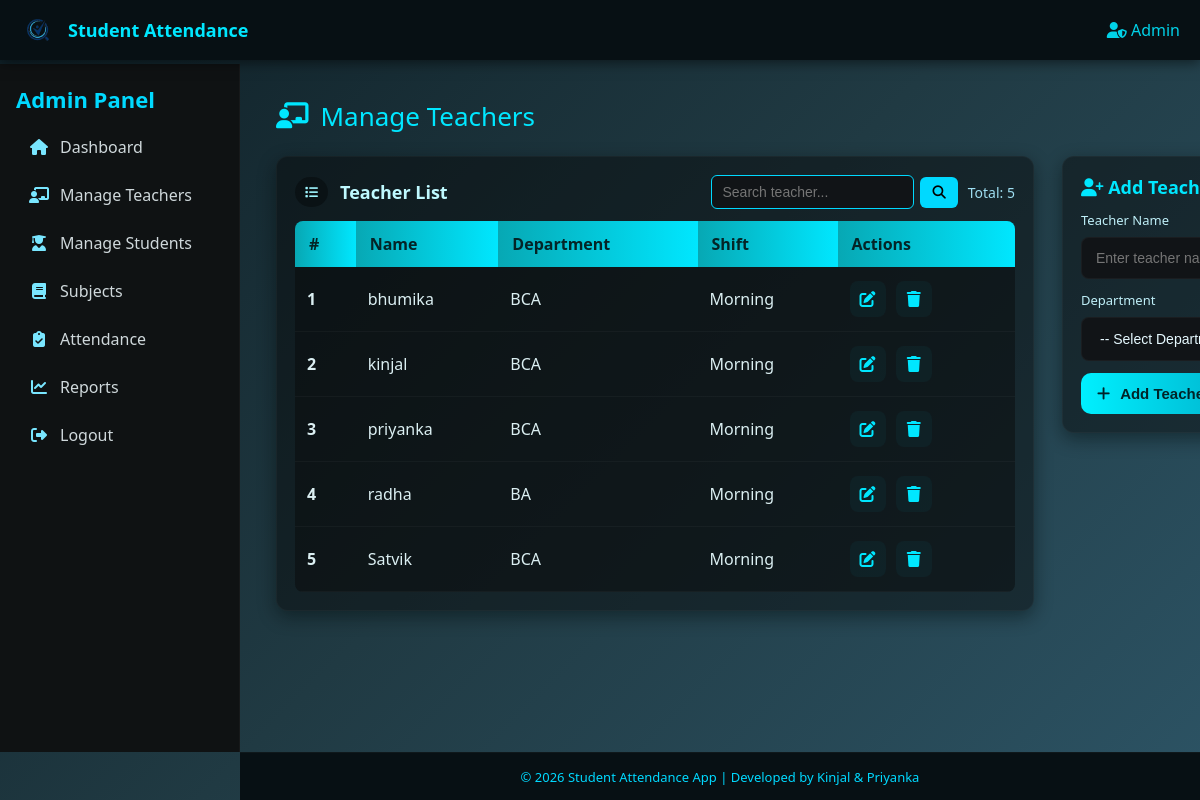
/manage_teachers.php (signed in), run on the app's committed database.
### tables this page shows
CREATE TABLE `teachers` (
  `id` int(10) UNSIGNED NOT NULL,
  `name` varchar(100) DEFAULT NULL,
  `username` varchar(50) DEFAULT NULL,
  `password` varchar(255) DEFAULT NULL,
  `department_id` int(11) DEFAULT NULL,
  `shift_id` int(11) DEFAULT NULL
);

CREATE TABLE `departments` (
  `id` int(11) NOT NULL,
  `name` varchar(50) NOT NULL
);

CREATE TABLE `shifts` (
  `id` int(11) NOT NULL,
  `name` enum('Morning','Afternoon') NOT NULL
);

### manage_teachers.php (the view, shortened to what this page needs)
<?php
include 'db_connect.php';
$edit = null;
$query = "SELECT t.*, d.name AS dept_name, s.name AS shift_name
          FROM teachers t
          JOIN departments d ON t.department_id=d.id
          JOIN shifts s ON t.shift_id=s.id";
$query .= " ORDER BY t.name ASC";
$teachers = $conn->query($query);
?>
<!DOCTYPE html>
<html lang="en">
<head>
<link rel="stylesheet" href="https://cdnjs.cloudflare.com/ajax/libs/font-awesome/6.5.0/css/all.min.css">
</head>
<body>
    <div class="header">
        <div class="brand">
            <img src="assets/logo-removebg-preview.png" alt="logo">
            <div>Student Attendance</div>
        </div>
        <div class="user"><i class="fas fa-user-shield"></i> Admin</div>
    </div>
    <div class="sidebar">
        <h2>Admin Panel</h2>
        <a href="admin_dashboard.php"><i class="fas fa-home"></i> Dashboard</a>
        <a href="manage_teachers.php"><i class="fas fa-chalkboard-teacher"></i> Manage Teachers</a>
        <a href="manage_students.php"><i class="fas fa-user-graduate"></i> Manage Students</a>
        <a href="manage_subjects.php"><i class="fas fa-book"></i> Subjects</a>
        <a href="take_attendance.php"><i class="fas fa-clipboard-check"></i> Attendance</a>
        <a href="view_reports.php"><i class="fas fa-chart-line"></i> Reports</a>
        <a href="logout.php"><i class="fas fa-sign-out-alt"></i> Logout</a>
    </div>
    <div class="main">
        <div class="page-title"><i class="fas fa-chalkboard-teacher"></i> Manage Teachers</div>
        <div class="content-grid">
            <div class="card">
                <div style="display:flex;justify-content:space-between;align-items:center;margin-bottom:12px;">
                    <div style="display:flex;align-items:center;gap:12px;">
                        <div class="badge"><i class="fas fa-list"></i></div>
                        <div style="font-weight:800;font-size:18px;color:#bff9ff;">Teacher List</div>
                    </div>
                    <div style="display:flex;align-items:center;gap:10px;">
                        <form method="get" style="display:flex;align-items:center;gap:6px;">
                            <input type="text" name="search" placeholder="Search teacher..."
                                   value="<?= htmlspecialchars($_GET['search'] ?? '') ?>"
                                   style="padding:8px 10px;border-radius:6px;border:1px solid #00d9ff;
                                          background:#111417;color:#e6f9ff;font-size:14px;">
                            <button type="submit" style="padding:8px 12px;border:none;border-radius:6px;
                                                         background:#00d9ff;color:#000;cursor:pointer;">
                                <i class="fas fa-search"></i>
                            </button>
                        </form>
                        <div style="color:#9fdff2;font-size:14px;">
                            Total: <?= $teachers ? $teachers->num_rows : 0 ?>
                        </div>
                    </div>
                </div>
                <div class="table-wrap">
                    <table>
                        <thead>
                            <tr>
                                <th>#</th>
                                <th>Name</th>
                                <th>Department</th>
                                <th>Shift</th>
                                <th>Actions</th>
                            </tr>
                        </thead>
                        <tbody>
                            <?php
                            if ($teachers && $teachers->num_rows) {
                                $i = 1;
                                while ($t = $teachers->fetch_assoc()) {
                                    $tid = (int)$t['id'];
                                    $tname = htmlspecialchars($t['name']);
                                    $dept = htmlspecialchars($t['dept_name']);
                                    $shift = htmlspecialchars($t['shift_name']);
                                    echo "<tr>
                                            <td style='font-weight:700;'>$i</td>
                                            <td>$tname</td>
                                            <td>$dept</td>
                                            <td>$shift</td>
                                            <td class='actions'>
                                                <a title='Edit' href='?edit=$tid'><i class='fas fa-edit'></i></a>
                                                <a title='Delete' href='?delete=$tid' onclick=\"return confirm('Delete this teacher?')\"><i class='fas fa-trash'></i></a>
                                            </td>
                                          </tr>";
                                    $i++;
                                }
                            } else {
                                echo "<tr><td colspan='5' style='padding:18px;text-align:center;color:#9fdff2;'>No teachers found.</td></tr>";
                            }
                            ?>
                        </tbody>
                    </table>
                </div>
            </div>
            <div class="card">
                <div class="form-title"><i class="fas fa-user-plus"></i> <?= $edit ? 'Edit Teacher' : 'Add Teacher' ?></div>
                <form method="post" autocomplete="off">
                    <div class="form-row">
                        <div class="field">
                            <label for="name">Teacher Name</label>
                            <input id="name" type="text" name="name" placeholder="Enter teacher name" required value="<?= $edit ? htmlspecialchars($edit['name']) : '' ?>">
                        </div>
                    </div>
                    <div class="form-row">
                        <div class="field">
                            <label for="department_id">Department</label>
                            <select id="department_id" name="department_id" required>
                                <option value="">-- Select Department --</option>
                            </select>
                        </div>
                    </div>
                    <div class="form-actions">
                        <?php if ($edit): ?>
                            <button type="submit" name="update_teacher" class="btn btn-primary"><i class="fas fa-pen"></i> Update Teacher</button>
                            <a href="manage_teachers.php" class="btn btn-ghost"><i class="fas fa-times"></i> Cancel</a>
                        <?php else: ?>
                            <button type="submit" name="add_teacher" class="btn btn-primary"><i class="fas fa-plus"></i> Add Teacher</button>
                        <?php endif; ?>
                    </div>
                </form>
            </div>
        </div>
    </div>
    <div class="footer">
        &copy; <?= date("Y") ?> Student Attendance App | Developed by Kinjal & Priyanka
    </div>
</body>
</html>

### manage_teachers.php (style rules this page uses)
* { box-sizing: border-box; }
body { margin: 0; font-family: 'Segoe UI', Tahoma, Geneva, Verdana, sans-serif; background: linear-gradient(135deg,#0f2027,#203a43,#2c5364); color: #e9f6fb; height: 100vh; overflow: hidden; }
.header { background: #071014; color: #00e7ff; padding: 12px 20px; display:flex; align-items:center; justify-content:space-between; position: fixed; top: 0; left: 0; right: 0; z-index: 1000; box-shadow: 0 3px 12px rgba(0,0,0,0.5); }
.header .brand { display:flex; align-items:center; gap:12px; font-weight:700; font-size:18px; }
.header img { height:36px; width:auto; display:block; }
.header .user { opacity:0.9; }
.sidebar { width: 240px; background: #0f1213; position: fixed; top: 64px; bottom: 48px; left: 0; padding: 20px 16px; overflow-y: auto; border-right: 1px solid rgba(255,255,255,0.03); }
.sidebar h2 { color:#00d9ff; margin:0 0 12px 0; font-size:22px; }
.sidebar a { display:flex; gap:10px; align-items:center; color:#cfd8db; text-decoration:none; padding:10px 12px; margin-bottom:6px; border-radius:8px; transition: all .15s ease; }
.sidebar a i { width:22px; text-align:center; color:#79e6ff; }
.footer { position: fixed; bottom: 0; left: 240px; right: 0; height: 48px; background: #071014; color: #00d9ff; display:flex; align-items:center; justify-content:center; font-size:13px; border-top: 1px solid rgba(255,255,255,0.03); }
.main { position: absolute; left: 240px; right: 0; top: 64px; bottom: 48px; padding: 28px 36px; overflow-y: auto; }
.page-title { color:#00e7ff; font-size:26px; margin:6px 0 22px 0; display:flex; align-items:center; gap:12px; }
.content-grid { display: grid; grid-template-columns: 2fr 1fr; gap: 28px; align-items: start; }
.card { background: rgba(7,7,7,0.45); border-radius: 12px; padding: 18px; box-shadow: 0 6px 18px rgba(2,10,12,0.45); border: 1px solid rgba(255,255,255,0.03); }
.form-title { color:#00e7ff; font-weight:700; margin-bottom:12px; font-size:18px; }
.form-row { display:flex; gap:12px; margin-bottom:12px; }
.form-row .field { flex:1; display:flex; flex-direction:column; gap:8px; }
label { font-size:13px; color:#bfeff8; }
input[type="text"], select { padding: 12px 14px; background:#111417; color:#e6f9ff; border-radius:8px; border: 1px solid rgba(255,255,255,0.04); font-size:14px; }
.btn { display: inline-flex; align-items:center; gap:10px; padding: 12px 16px; border-radius: 10px; border: none; cursor: pointer; font-weight: 700; font-size: 15px; }
.btn-primary { background: linear-gradient(90deg,#00f0ff,#00b8d1); color: #002428; }
.form-actions { display:flex; gap:12px; margin-top:6px; }
.table-wrap { overflow: auto; max-height: 62vh; border-radius:8px; }
table { width:100%; border-collapse: collapse; min-width:720px; }
thead th { position: sticky; top: 0; background: linear-gradient(90deg,#07a8b4,#00e7ff); color: #042426; padding: 12px 14px; text-align: left; font-weight:800; }
tbody tr { background: rgba(7,7,7,0.45); border-bottom: 1px solid rgba(255,255,255,0.03); }
tbody td { padding: 14px 12px; color:#dbeff2; }
.actions a { display:inline-flex; align-items:center; justify-content:center; width:36px; height:36px; border-radius:8px; text-decoration:none; color:#00e7ff; background: rgba(0,217,255,0.04); margin-right:6px; }
.badge { display:inline-block; padding:6px 10px; border-radius:999px; font-weight:700; font-size:13px; background: rgba(0,0,0,0.35); color:#9ff6ff; }

### data on the page
teachers: name "bhumika", department.name "BCA", shift.name "Morning"
teachers: name "kinjal", department.name "BCA", shift.name "Morning"
teachers: name "priyanka", department.name "BCA", shift.name "Morning"
teachers: name "radha", department.name "BA", shift.name "Morning"
teachers: name "Satvik", department.name "BCA", shift.name "Morning"

### other printed values
$teachers->num_rows "5"
